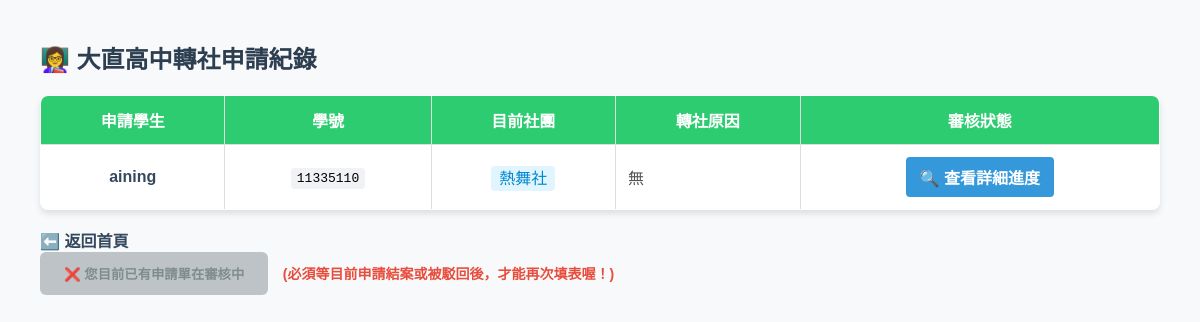
The app's page /apply/student/ (signed in), older data.
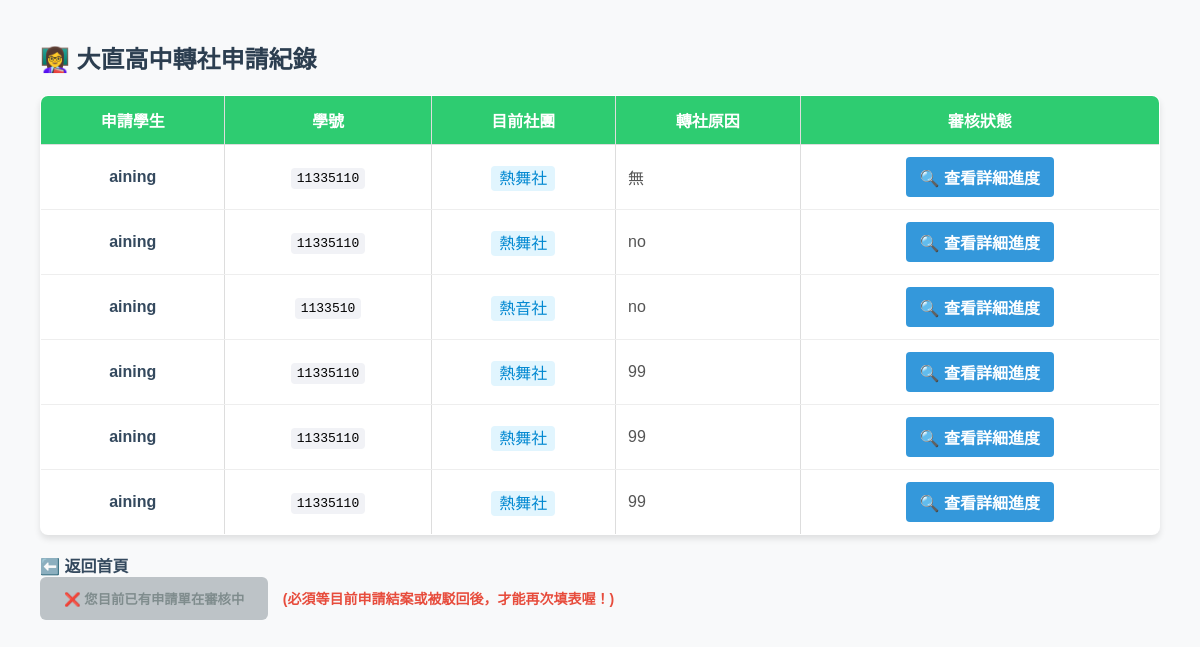
The same page, newer data.
### em/models.py (models this page shows, shortened)
class Apply(models.Model):
    STATUS_CHOICES = [
        (0, '第一關：等待原社社長審核'),
        (1, '第一關失敗：原社社長拒絕'),
        (2, '第二關：等待原社社師審核'),
        (3, '第二關失敗：原社社師拒絕'),
        (4, '申請成功：允許轉出'),
        (5, '第三關：選取欲轉入社團並填寫資料'),
        (6, '第四關：等待新社社長審核'),
        (7, '第四關失敗：新社社長拒絕'),
        (8, '第五關：等待新社社師審核'),
        (9, '第五關失敗：新社社師拒絕'),
        (10, '第六關：等待組長審核'),
        (11, '第六關失敗：組長拒絕'),
        (12, '第六關成功：申請成功'),
    ]
    applicant = models.ForeignKey(User, on_delete=models.CASCADE, verbose_name='申請者')
    student_id = models.CharField('學號', max_length=20)
    from_club = models.ForeignKey(Club, on_delete=models.CASCADE, related_name='out_applies', verbose_name='原社團',null=True, blank=True)
    target_club = models.ForeignKey(Club, on_delete=models.CASCADE, related_name='in_applies', verbose_name='想轉入的社團', null=True, blank=True)
    out_reason = models.TextField('轉出原因', null=True, blank=True)
    in_reason = models.TextField('轉入原因', null=True, blank=True)
    status = models.IntegerField('申請狀態', choices=STATUS_CHOICES, default=0)
    chief_approved = models.BooleanField(null=True, blank=True, verbose_name="原社社長審核")
    teacher_approved = models.BooleanField(null=True, blank=True, verbose_name="原社老師審核")
    new_chief_approved = models.BooleanField(null=True, blank=True, verbose_name="新社社長審核")
    new_teacher_approved = models.BooleanField(null=True, blank=True, verbose_name="新社老師審核")
    leader_approved = models.BooleanField(null=True, blank=True, verbose_name="訓育組長最終核定")

class Club(models.Model):
    CATEGORY_CHOICES = [
        ('才藝', '才藝性社團'),
        ('體育', '體育性社團'),
        ('育樂', '育樂性社團'),
        ('學術類自然', '學術類自然社團'),
        ('學術類社會', '學術類社會社團'),
    ]
    category = models.CharField(
        '社團屬性',
        max_length=10,
        choices=CATEGORY_CHOICES,
        default='才藝'
    )
    clubname = models.CharField('社團名稱', max_length=10)
    leadername = models.CharField('社長名稱', max_length=5)
    teachername = models.CharField('社師名稱', max_length=5)
    memberaccount = models.CharField('社團名額', max_length=3, default='40')
    def __str__(self):
        return self.clubname

### em/views.py (the view)
# urls.py: path('apply/student/', views.StudentApplyList.as_view(), name='student_list'),
class StudentApplyList(LoginRequiredMixin, ListView):
    model = Apply
    template_name = 'em/student_list.html'
    def get_queryset(self):
        return Apply.objects.filter(applicant=self.request.user)
    def get_context_data(self, **kwargs):
        context = super().get_context_data(**kwargs)
        has_active = Apply.objects.filter(
            applicant=self.request.user
        ).exclude(status__in=[11, 12]).exists()
        context['can_apply'] = not has_active
        return context

### em/templates/em/student_list.html (shortened to what this page needs)
<!DOCTYPE html>
<html>
<head>
</head>
<body style="font-family: Arial, sans-serif; margin: 40px; background-color: #f8f9fa;">
    <h2 style="color: #2c3e50;">👩‍🏫 大直高中轉社申請紀錄</h2>
    <table border="1" cellpadding="12" style="border-collapse: collapse; width: 100%; text-align: center; background-color: white; border: 1px solid #ddd; border-radius: 8px; overflow: hidden; box-shadow: 0 4px 6px rgba(0,0,0,0.1);">
        <thead>
            <tr style="background-color: #2ecc71; color: white;">
                <th>申請學生</th>
                <th>學號</th>
                <th>目前社團</th>
                <th>轉社原因</th>
                <th>審核狀態</th>
            </tr>
        </thead>
       <tbody>
    {% for apply in object_list %}
    <tr style="border-bottom: 1px solid #eee;">
        <td style="font-weight: bold; color: #34495e;">{{ apply.applicant.username }}</td>
        <td><code style="background: #f1f2f6; padding: 3px 6px; border-radius: 4px;">{{ apply.student_id }}</code></td>
        <td><span style="background: #e1f5fe; color: #0288d1; padding: 4px 8px; border-radius: 4px;">{{ apply.from_club }}</span></td>
        <td style="color: #555; max-width: 300px; text-align: left;">{{ apply.out_reason }}</td>
        <td>
            <a href="{% url 'apply_detail' apply.pk %}" style="background-color: #3498db; color: white; padding: 8px 14px; text-decoration: none; border-radius: 4px; font-weight: bold; display: inline-block;">
                🔍 查看詳細進度
            </a>
        </td>
    </tr>
    {% empty %}
    <tr>
        <td colspan="5" style="padding: 30px; color: #95a5a6; font-size: 16px;">🎉 目前乾乾淨淨！沒有任何轉社申請。</td>
    </tr>
    {% endfor %}
</tbody>
    </table>
    <br>
    <a href="{% url 'home' %}" style="color: #34495e; text-decoration: none; font-weight: bold;">⬅️ 返回首頁</a>
</body>
<div style="margin-bottom: 20px;">
    {% if can_apply %}
        <a href="{% url 'apply_create' %}" style="display: inline-block; padding: 12px 24px; background-color: #3498db; color: white; text-decoration: none; border-radius: 6px; font-weight: bold; box-shadow: 0 4px 6px rgba(0,0,0,0.1);">
            📝 填寫轉社申請表
        </a>
    {% else %}
        <button disabled style="padding: 12px 24px; background-color: #bdc3c7; color: #7f8c8d; border: none; border-radius: 6px; font-weight: bold; cursor: not-allowed;">
            ❌ 您目前已有申請單在審核中
        </button>
        <span style="color: #e74c3c; font-size: 14px; margin-left: 10px; font-weight: bold;">
            (必須等目前申請結案或被駁回後，才能再次填表喔！)
        </span>
    {% endif %}
</div>
</html>

Row changes from the older to the newer data that the page shows:
added Apply: applicant.username "aining", student_id "11335110", from_club "熱舞社", out_reason "no"
added Apply: applicant.username "aining", student_id "1133510", from_club "熱音社", out_reason "no"
added Apply: applicant.username "aining", student_id "11335110", from_club "熱舞社", out_reason "99"
added Apply: applicant.username "aining", student_id "11335110", from_club "熱舞社", out_reason "99"
added Apply: applicant.username "aining", student_id "11335110", from_club "熱舞社", out_reason "99"
